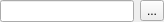
<?xml version="1.0" encoding="UTF-8"?>
<ui version="4.0">
 <author>
    SPDX-FileCopyrightText: none
    SPDX-License-Identifier: GPL-3.0-or-later
  </author>
 <class>WdgFileNameRequester</class>
 <widget class="QWidget" name="WdgFileNameRequester">
  <property name="geometry">
   <rect>
    <x>0</x>
    <y>0</y>
    <width>164</width>
    <height>20</height>
   </rect>
  </property>
  <property name="sizePolicy">
   <sizepolicy hsizetype="MinimumExpanding" vsizetype="Preferred">
    <horstretch>0</horstretch>
    <verstretch>0</verstretch>
   </sizepolicy>
  </property>
  <layout class="QHBoxLayout" name="horizontalLayout">
   <property name="leftMargin">
    <number>0</number>
   </property>
   <property name="topMargin">
    <number>0</number>
   </property>
   <property name="rightMargin">
    <number>0</number>
   </property>
   <property name="bottomMargin">
    <number>0</number>
   </property>
   <item>
    <widget class="QLineEdit" name="txtFileName">
     <property name="toolTip">
      <string>Selected file name</string>
     </property>
    </widget>
   </item>
   <item>
    <widget class="QToolButton" name="btnSelectFile">
     <property name="toolTip">
      <string>Select file name...</string>
     </property>
     <property name="text">
      <string>...</string>
     </property>
    </widget>
   </item>
  </layout>
 </widget>
 <resources/>
 <connections/>
</ui>
